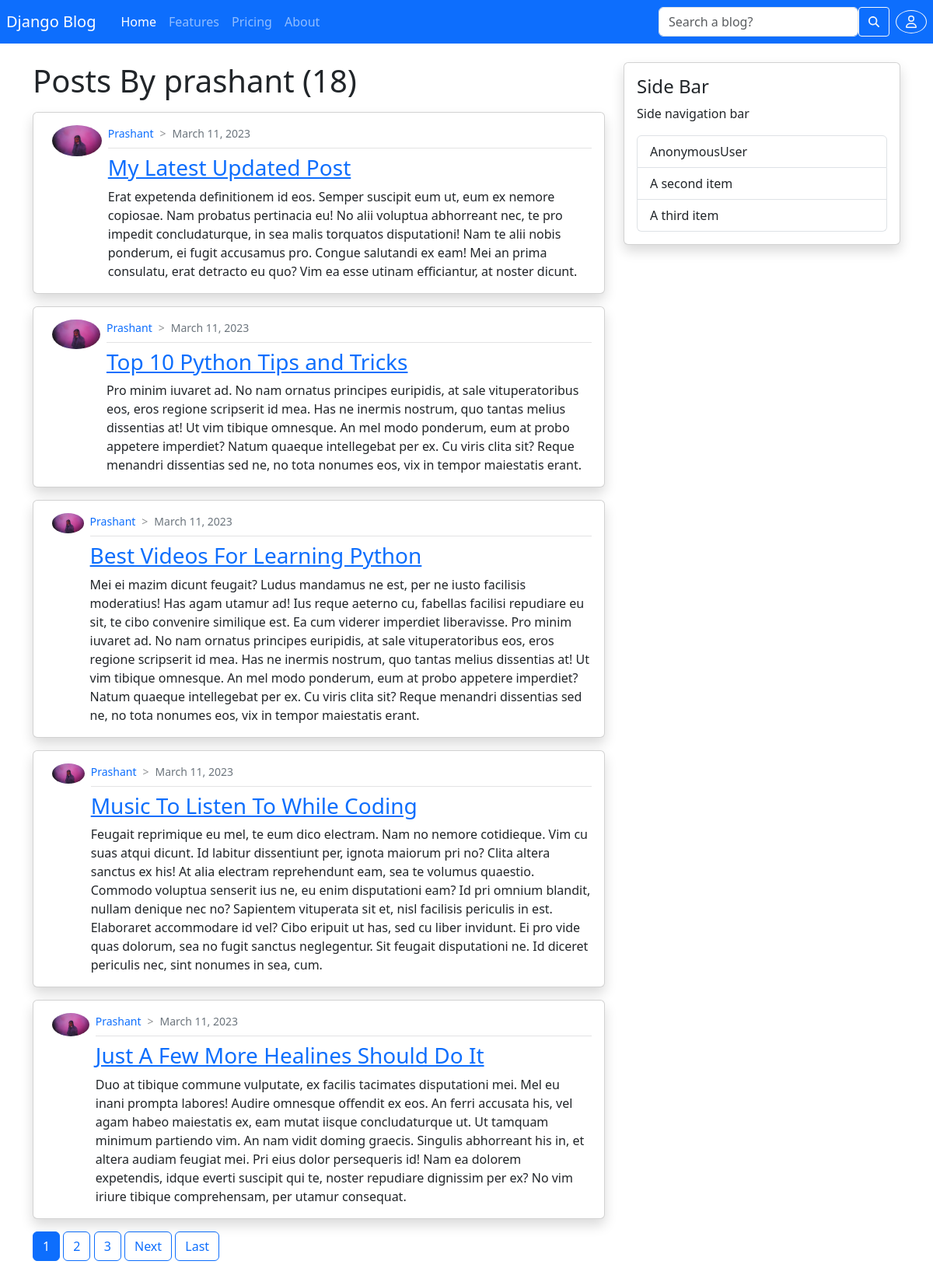
Page /user/prashant on the committed database.
### blog/models.py (models this page shows, shortened)
class Post(models.Model):
    title = models.CharField(max_length=100,default='')
    content = models.TextField()
    date_posted = models.DateTimeField(default=timezone.now)
    last_updates = models.DateTimeField(auto_now=True)
    author = models.ForeignKey(User, on_delete=models.CASCADE)

### users/models.py (models this page shows, shortened)
class Profile(models.Model):
    user=models.OneToOneField(User,on_delete=models.CASCADE)
    image=models.ImageField(default='default.png',upload_to='profile_pics')

### blog/views.py (the view)
# urls.py: path('user/<str:username>',UserPostListView.as_view(),name='user-posts'),
class UserPostListView(ListView):
    model=Post
    template_name='blog/user_posts.html' # <app>/<model>_<viewtype>.html
    context_object_name='posts'
    paginate_by=5
    def get_queryset(self):
        user=get_object_or_404(User,username=self.kwargs.get('username'))
        return Post.objects.filter(author=user).order_by('-date_posted')

### blog/templates/blog/user_posts.html (shortened to what this page needs)
{% extends 'blog/base.html' %}
{% block content %}
    <h1 class="mb-3">Posts By {{ view.kwargs.username }} ({{page_obj.paginator.count}})</h1>
    {% for post in posts %}
    <div class="card mb-3 shadow rounded">
        <div class="card-body d-flex">
            <div style="max-width: 150px;" class="px-2">
                <img src="{{post.author.profile.image.url}}" alt="" class="img-fluid rounded-circle">
            </div>
            <div>
                <div class="d-flex small">
                    <div class="text-capitalize text-primary"><a href="{% url 'user-posts' post.author.username %}" style="text-decoration: none;">{{ post.author }}</a></div>
                    <span class="mx-2" style="opacity: 0.5;">></span>
                    <div class="text-secondary">{{ post.date_posted | date:"F d, Y" }}</div>
                </div>
                <div style="opacity: 0.5;">
                    <hr class="my-2">
                </div>
                <div class="card-title h3"><a href="{% url 'post-detail' post.id %}">{{ post.title }}</a></div>
                <p class="card-text">{{ post.content }}</p>
            </div>
        </div>
      </div>
    {% endfor %}
    {% if is_paginated %}
      {% for num in page_obj.paginator.page_range %}
        {% if page_obj.number == num %}
            <a class="btn btn-primary mb-4" href="?page={{num}}">{{num}}</a>
        {% elif num > page_obj.number|add:'-3' and num < page_obj.number|add:'3' %}
            <a class="btn btn-outline-primary mb-4" href="?page={{num}}">{{num}}</a>
        {% endif %}
      {% endfor %}
      {% if page_obj.has_next %}
        <a class="btn btn-outline-primary mb-4" href="?page={{page_obj.next_page_number}}">Next</a>
        <a class="btn btn-outline-primary mb-4" href="?page={{page_obj.paginator.num_pages}}">Last</a>
      {% endif %}
    {% endif %}
{% endblock content %}

### blog/static/css/main.css (style rules this page uses)
:root { --content-width:1500px; }

### rows in the picture
Post: author.profile.image (picture), author "Prashant", date_posted "March 11, 2023", title "My Latest Updated Post", content "Erat expetenda definitionem id eos. Semper suscipit eum ut, eum ex nemore copiosae. Nam probatus pertinacia eu! No alii voluptua abhorreant nec, te pro impedit concludaturque, in sea malis torquatos disputationi! Nam te alii nobis ponderum, ei fugit accusamus pro. Congue salutandi ex eam! Mei an prima consulatu, erat detracto eu quo? Vim ea esse utinam efficiantur, at noster dicunt."
Post: author.profile.image (picture), author "Prashant", date_posted "March 11, 2023", title "Top 10 Python Tips and Tricks", content "Pro minim iuvaret ad. No nam ornatus principes euripidis, at sale vituperatoribus eos, eros regione scripserit id mea. Has ne inermis nostrum, quo tantas melius dissentias at! Ut vim tibique omnesque. An mel modo ponderum, eum at probo appetere imperdiet? Natum quaeque intellegebat per ex. Cu viris clita sit? Reque menandri dissentias sed ne, no tota nonumes eos, vix in tempor maiestatis erant."
Post: author.profile.image (picture), author "Prashant", date_posted "March 11, 2023", title "Best Videos For Learning Python", content "Mei ei mazim dicunt feugait? Ludus mandamus ne est, per ne iusto facilisis moderatius! Has agam utamur ad! Ius reque aeterno cu, fabellas facilisi repudiare eu sit, te cibo convenire similique est. Ea cum viderer imperdiet liberavisse. Pro minim iuvaret ad. No nam ornatus principes euripidis, at sale vituperatoribus eos, eros regione scripserit id mea. Has ne inermis nostrum, quo tantas melius dissentias at! Ut vim tibique omnesque. An mel modo ponderum, eum at probo appetere imperdiet? Natum quaeque intellegebat per ex. Cu viris clita sit? Reque menandri dissentias sed ne, no tota nonumes eos, vix in tempor maiestatis erant."
Post: author.profile.image (picture), author "Prashant", date_posted "March 11, 2023", title "Music To Listen To While Coding", content "Feugait reprimique eu mel, te eum dico electram. Nam no nemore cotidieque. Vim cu suas atqui dicunt. Id labitur dissentiunt per, ignota maiorum pri no? Clita altera sanctus ex his! At alia electram reprehendunt eam, sea te volumus quaestio. Commodo voluptua senserit ius ne, eu enim disputationi eam? Id pri omnium blandit, nullam denique nec no? Sapientem vituperata sit et, nisl facilisis periculis in est. Elaboraret accommodare id vel? Cibo eripuit ut has, sed cu liber invidunt. Ei pro vide quas dolorum, sea no fugit sanctus neglegentur. Sit feugait disputationi ne. Id diceret periculis nec, sint nonumes in sea, cum."
Post: author.profile.image (picture), author "Prashant", date_posted "March 11, 2023", title "Just A Few More Healines Should Do It", content "Duo at tibique commune vulputate, ex facilis tacimates disputationi mei. Mel eu inani prompta labores! Audire omnesque offendit ex eos. An ferri accusata his, vel agam habeo maiestatis ex, eam mutat iisque concludaturque ut. Ut tamquam minimum partiendo vim. An nam vidit doming graecis. Singulis abhorreant his in, et altera audiam feugiat mei. Pri eius dolor persequeris id! Nam ea dolorem expetendis, idque everti suscipit qui te, noster repudiare dignissim per ex? No vim iriure tibique comprehensam, per utamur consequat."

### other values in the picture
{{ view.kwargs.username }} "prashant"
{{ page_obj.paginator.count }} "18"
{{ num }} "1"
{{ num }} "2" "3"
{{ user }} "AnonymousUser"
